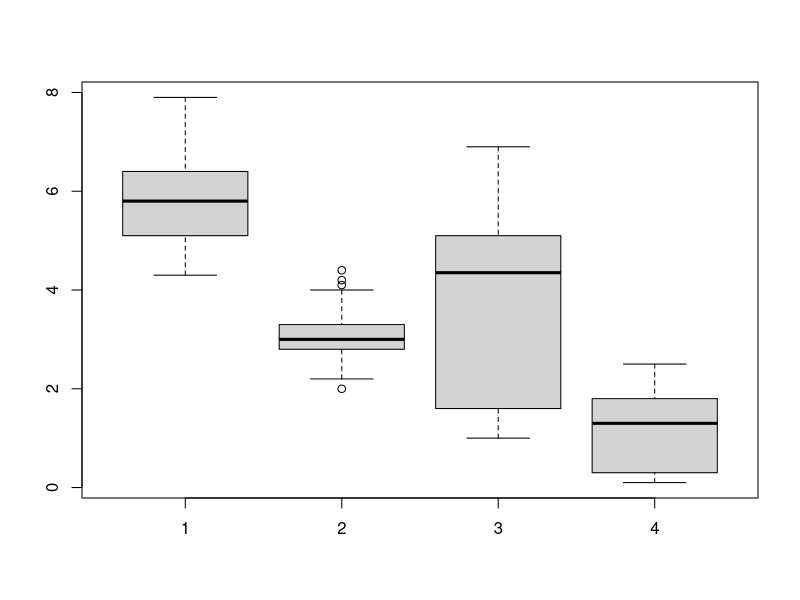
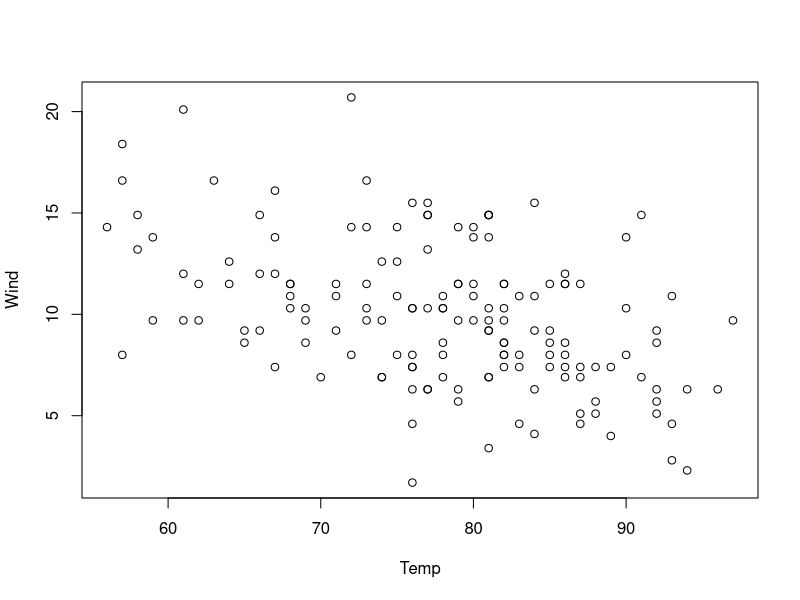
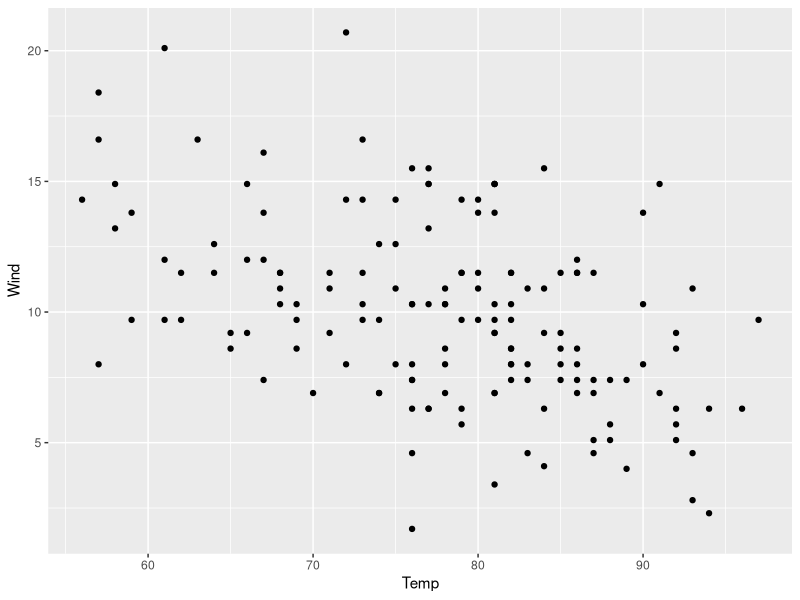

The R source for these figures, in order:
## ---- chunk 1
knitr::opts_chunk$set(echo = TRUE)
## ---- chunk 2
library(MASS)
# status 1 means died from Melanoma
diedMelanoma <- Melanoma[Melanoma$status==1,]
nrow(diedMelanoma)
## ---- chunk 3
AliveMelanoma <- Melanoma[Melanoma$status>1,]
mean(AliveMelanoma$age)
## ---- chunk 4
mammals[max(mammals$brain/mammals$body),]
## ---- chunk 5
boxplot(iris$Sepal.Length,iris$Sepal.Width,iris$Petal.Length, iris$Petal.Width)
## ---- chunk 6
sd(iris$Petal.Length)
## ---- chunk 7
z <-  list(c(6.85,-2.82,1.82,3.16,2.02,-0.53,7.56,-0.47,10.09,-0.31,6.52,11.43,-6.94,-1.39,-0.67,3.18,-1.42,-13.28,-12.20,6.60,-1.53,-8.91,-0.86,6.07,9.48),
c(1, 1, 2, 3, 5, 8),
c(11, 30, 12, 22,  2, 19, 17,  4,  6, 29, 14, 25, 20, 10, 18,  3, 23, 21,  9, 15,  1, 26, 28, 16,  8, 7, 24, 27, 13,  5))

min(z[[1]]) +
max(z[[2]]) +
mean(z[[3]])
## ---- chunk 8
mean(airquality[airquality$Month==5,]$Wind)
## ---- chunk 9
mean(airquality$Ozone,na.rm = TRUE)
## ---- chunk 10
library(ggplot2)
plot(Wind~Temp, data=airquality )
ggplot(airquality, aes(x=Temp, y=Wind))+geom_point()
## ---- chunk 11
set.seed(1337)
x = rnorm(10000)
length(x[x>2])/length(x)

## ---- chunk 12
f <- function(input=42){
  input[input<0]=0
  return(input)    
}


set.seed(42)
x = rnorm(100, mean = 0, sd = 10)
mean(f(input = x)) - f()
## ---- chunk 13
# create vectors x0 and x1
x0 <- rep(1,30)
x1 <- c(1:30)^2
set.seed(42)
y  = 5 * x0 + x1 + rnorm(n = 30, mean = 0 , sd = 1)
mean(y)
## ---- chunk 14
m1 <- cbind("x0"=x0, "x1"=x1)
sum(m1[17,])+sum(m1[19,])
## ---- chunk 15
m1 <- cbind("x0"=x0, "x1"=x1)
beta_hat <- solve(t(m1)%*%m1)%*%t(m1)%*%y
sum(beta_hat)
## ---- chunk 16
x0 <- rep(1,30)
x1 <- c(1:30)^2
set.seed(42)
y  = 5 * x0 + x1 + rnorm(n = 30, mean = 0 , sd = 1)
X <- cbind("x0"=x0, "x1"=x1)

beta_hat <- solve(t(X)%*%X)%*%t(X)%*%y

y_hat <- X %*% beta_hat
# here is what y_hat looks like as a vector
y_hat[,1]
#now to substract each element of 2 vectors and square them
sum((y-y_hat[,1])^2)
